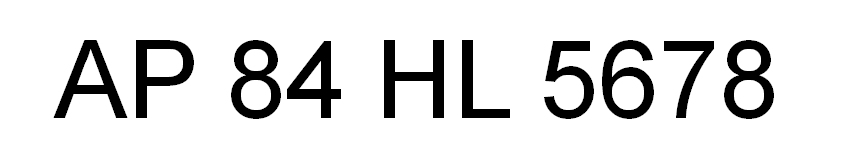
%> input picture image7.bmp, 843 x 163 px, given in place of 'image7.bmp', which was not available
$ octave mainMenu.m   (GNU Octave 9; MATLAB toolbox functions it lacks are replaced by stand-ins)
%> lines starting %> are read from the running program, lines starting %| are printed output that depends on the picture; in (x1, y1, x2, y2) boxes, pixels count from 0 and x2, y2 are one past the last pixel; in counts of white or black regions, pixels touching at a corner belong together; the program's own positions count from 1; pictures that were not available may be replaced by others from this repository, and a replacement may not be noted
%> the answer given: 1
### ocr.m
warning off
prompt={'Enter image name:'};
% Create all your text fields with the questions specified by the variable prompt.
title='IMAGE';
% The main title of your input dialog interface.
answer=inputdlg(prompt,title);
%> the answer given: 'image7.bmp'
name = answer{1};
img = imread(name);
%> img is the input picture: size 163x843x3 uint8; min 0, max 255, mean 223.6
img = rgb2gray(img);
%> img: size 163x843 uint8
%converting into grayscale
level = graythresh(img);
%> level = 0.516
imagen = im2bw(img,level);
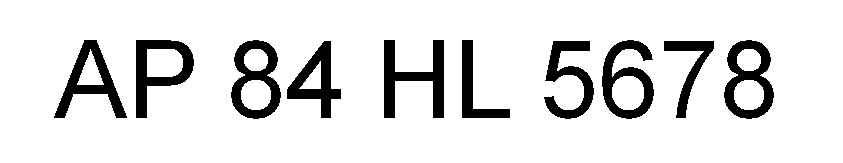
%> imagen: size 163x843 logical; 87.8% white; 10 black regions, largest, box (x1, y1, x2, y2) and area: (384, 40, 444, 118) 2058, (136, 40, 194, 118) 1845, (231, 40, 281, 119) 1842
%converting into binary format
imagen = ~imagen;
imagen = bwareaopen(imagen,70);
imagen = ~imagen;
imshow(imagen);title='INPUT IMAGE WITH NOISE';
%*-*-*Filter Image Noise*-*-*-*
if length(size(imagen))==3 %RGB image
    imagen=rgb2gray(imagen);
end
imagen = medfilt2(imagen);
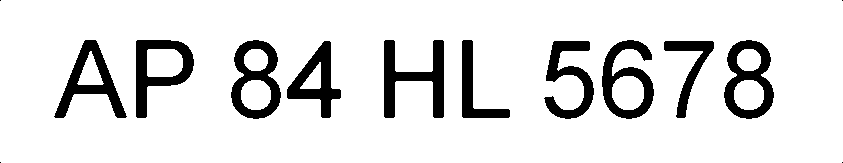
%> imagen: size 163x843 logical; 87.8% white; 14 black regions (4 under 20 px), largest, box (x1, y1, x2, y2) and area: (384, 40, 444, 118) 2054, (136, 40, 194, 118) 1845, (231, 40, 281, 119) 1844
[f c]=size(imagen);
%> f = 163; c = 843
imagen (1,1)=255;
imagen (f,1)=255;
imagen (1,c)=255;
imagen (f,c)=255;
%*-*-*END Filter Image Noise*-*-*-*
word=[];%Storage matrix word from image
re=imagen;
fid = fopen('text.txt', 'at');%Opens text.txt as file for write
while 1
    [fl re]=lines(re);
    imgn=~fl;
    L = bwlabel(imgn);
    mx=max(max(L));
    BW = edge(double(imgn),'sobel');
	%filtering
    [imx,imy]=size(BW);
    for n=1:mx
        [r,c] = find(L==n);
        rc = [r c];
        [sx sy]=size(rc);
        n1=zeros(imx,imy);
        for i=1:sx
            x1=rc(i,1);
            y1=rc(i,2);
            n1(x1,y1)=255;
        end
		%segmentation
        %*-*-*-*-*-END Calculating connected components*-*-*-*-*
        n1=~n1;
        n1=~clip(n1);
        img_r=same_dim(n1);%Transf. to size 42 X 24
        letter=read_letter(img_r);%img to text
        word=[word letter];
    end
    %fprintf(fid,'%s\n',lower(word));%Write 'word' in text file (lower)
    fprintf(fid,'Number Plate:-%s\nDate:-%s\n',word,date);%Write 'word' in text file (upper)
    if isempty(re)
        break
    end
    %*-*-*-*-*--*-*-*-*-*-*-*-*-*-*-*-*-*-*-*-*-*-*
end
%> this loop made 1 pass
%> mx on pass 1: 10
%> pass 1, in clip, `imgn=a(lminf:lmaxf,lminc:lmaxc);`:
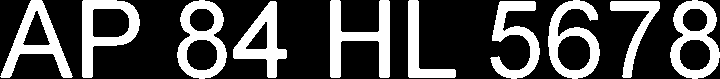
%> imgn: size 79x720 logical; 29.5% white; 10 white regions, largest, box (x1, y1, x2, y2) and area: (330, 0, 390, 78) 2054, (82, 0, 140, 78) 1845, (177, 0, 227, 79) 1844
%> pass 1, `L = bwlabel(imgn);`:
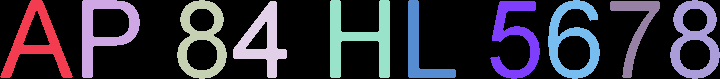
%> L: size 79x720 double; 11 distinct labels, from 0 to 10; one colour per label, 0 black
%> after the loop:
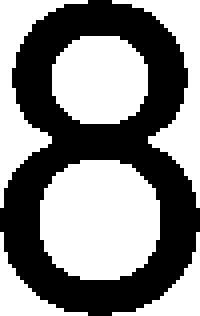
%> n1: size 79x50 logical (shown 4 times larger); 53.3% white; 1 black region, box (x1, y1, x2, y2) and area: (0, 0, 50, 79) 1844
%> after the loop, word = 'AP84HL5678'
fclose(fid);

### clip.m
function imgn=clip(imagen)
%Crops a black letter with white background.
if ~islogical(imagen)
    imagen=im2bw(imagen,0.99);
end
a=~imagen;
[f c]=find(a);
lmaxc=max(c);lminc=min(c);
lmaxf=max(f);lminf=min(f);
imgn=a(lminf:lmaxf,lminc:lmaxc);%Crops image

### lines.m
function [fl re]=lines(aa)
%Divide text in lines.
aa=clip(aa);
r=size(aa,1);
for s=1:r
    if sum(aa(s,:))==0
        nm=aa(1:s-1,1:end);%First line matrix
        rm=aa(s:end,1:end);%Remain line matrix
        fl=~clip(~nm);
        re=~clip(~rm);
        %*-*-*Uncomment lines below to see the result*-*-*-*-
                subplot(2,1,1);imshow(fl);
                subplot(2,1,2);imshow(re);
        break
    else
        fl=~aa;%Only one line.
        re=[];
    end
end

### mainMenu.m
clc,clear,clear all;                      %clear all variable,figures
while (1==1)
    a=menu('ANPR Based Security System ',...
                'Identify Number',...
				'Display Number',...
                'Exit');
    if (a == 1)
         ocr;
    end

    if (a == 2)
        winopen('text.txt');    %Open 'text.txt' file
    end

    if (a == 3)
        clear all;
        clc;
        close all;
        return;
    end
end
